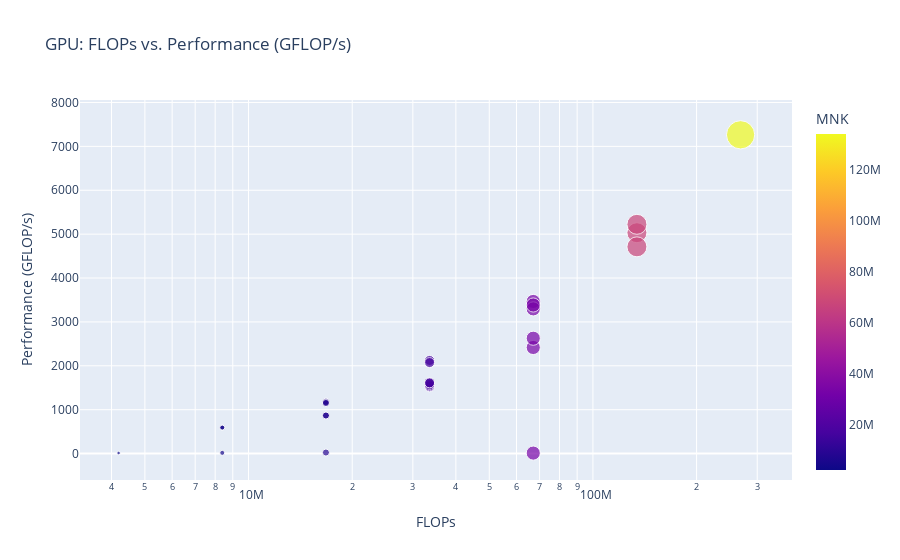

The notebook cell this image was saved under:
### Code cell
# File path
file_path = "gemmtask1GPU.csv"

# Load CSV data
df_gpu = pd.read_csv(file_path)

# Calculate MNK for better visualization
df_gpu['MNK'] = df_gpu['M'] * df_gpu['N'] * df_gpu['K']

# Create a scatter plot for FLOPs vs. Performance(GFLOP/s)
fig = px.scatter(
    df_gpu,
    x='FLOPs',
    y='Performance(GFLOP/s)',
    size='MNK',  # Bubble size based on MNK
    color='MNK',  # Color based on MNK
    hover_data={'M': True, 'N': True, 'K': True, 'AverageTime(ms)': True},
    title="GPU: FLOPs vs. Performance (GFLOP/s)",
    labels={"FLOPs": "FLOPs", "Performance(GFLOP/s)": "Performance (GFLOP/s)"},
    log_x=True,  # Use a logarithmic scale for FLOPs if values vary greatly
)

# Show the plot
fig.show()

### Figure 1 — Plotly figure (JSON) as saved in the notebook; plotly's stock layout.template omitted (floating-point values rounded to 4 significant figures)
{"data": [{"customdata": [[128, 128, 128, 0.3378], [128, 128, 256, 0.5041], [128, 128, 512, 0.7098], [128, 256, 128, 0.01416], [128, 256, 256, 0.01938], [128, 256, 512, 0.02206], [128, 512, 128, 0.01415], [128, 512, 256, 0.02174], [128, 512, 512, 0.02776], [256, 128, 128, 0.01417], [256, 128, 256, 0.01934], [256, 128, 512, 0.02131], [256, 256, 128, 0.01435], [256, 256, 256, 0.02082], [256, 256, 512, 0.02553], [256, 512, 128, 0.01581], [256, 512, 256, 0.01936], [256, 512, 512, 0.02667], [512, 128, 128, 0.01457], [512, 128, 256, 0.02083], [512, 128, 512, 6.073], [512, 256, 128, 0.01618], [512, 256, 256, 0.02035], [512, 256, 512, 0.02849], [512, 512, 128, 0.01982], [512, 512, 256, 0.02569], [512, 512, 512, 0.03696]], "hovertemplate": "FLOPs=%{x}<br>Performance (GFLOP/s)=%{y}<br>MNK=%{marker.color}<br>M=%{customdata[0]}<br>N=%{customdata[1]}<br>K=%{customdata[2]}<br>AverageTime(ms)=%{customdata[3]}<extra></extra>", "legendgroup": "", "marker": {"color": [2097152, 4194304, 8388608, 4194304, 8388608, 16777216, 8388608, 16777216, 33554432, 4194304, 8388608, 16777216, 8388608, 16777216, 33554432, 16777216, 33554432, 67108864, 8388608, 16777216, 33554432, 16777216, 33554432, 67108864, 33554432, 67108864, 134217728], "coloraxis": "coloraxis", "size": [2097152, 4194304, 8388608, 4194304, 8388608, 16777216, 8388608, 16777216, 33554432, 4194304, 8388608, 16777216, 8388608, 16777216, 33554432, 16777216, 33554432, 67108864, 8388608, 16777216, 33554432, 16777216, 33554432, 67108864, 33554432, 67108864, 134217728], "sizemode": "area", "sizeref": 335500.0, "symbol": "circle"}, "mode": "markers", "name": "", "orientation": "v", "showlegend": false, "type": "scatter", "x": [4194300, 8388610, 16777200, 8388610, 16777200, 33554400, 16777200, 33554400, 67108900, 8388610, 16777200, 33554400, 16777200, 33554400, 67108900, 33554400, 67108900, 134218000, 16777200, 33554400, 67108900, 33554400, 67108900, 134218000, 67108900, 134218000, 268435000], "xaxis": "x", "y": [12.42, 16.64, 23.64, 592.3, 865.6, 1521, 1186.0, 1543.0, 2417.0, 592.1, 867.6, 1575.0, 1169.0, 1612.0, 2628.0, 2122.0, 3466.0, 5033.0, 1152.0, 1611.0, 11.05, 2074.0, 3297.0, 4711.0, 3385.0, 5224.0, 7263.0], "yaxis": "y"}], "layout": {"coloraxis": {"colorbar": {"title": {"text": "MNK"}}, "colorscale": [[0, "#0d0887"], [0.1111, "#46039f"], [0.2222, "#7201a8"], [0.3333, "#9c179e"], [0.4444, "#bd3786"], [0.5556, "#d8576b"], [0.6667, "#ed7953"], [0.7778, "#fb9f3a"], [0.8889, "#fdca26"], [1, "#f0f921"]]}, "legend": {"itemsizing": "constant", "tracegroupgap": 0}, "title": {"text": "GPU: FLOPs vs. Performance (GFLOP/s)"}, "xaxis": {"anchor": "y", "domain": [0, 1], "title": {"text": "FLOPs"}, "type": "log"}, "yaxis": {"anchor": "x", "domain": [0, 1], "title": {"text": "Performance (GFLOP/s)"}}}}
